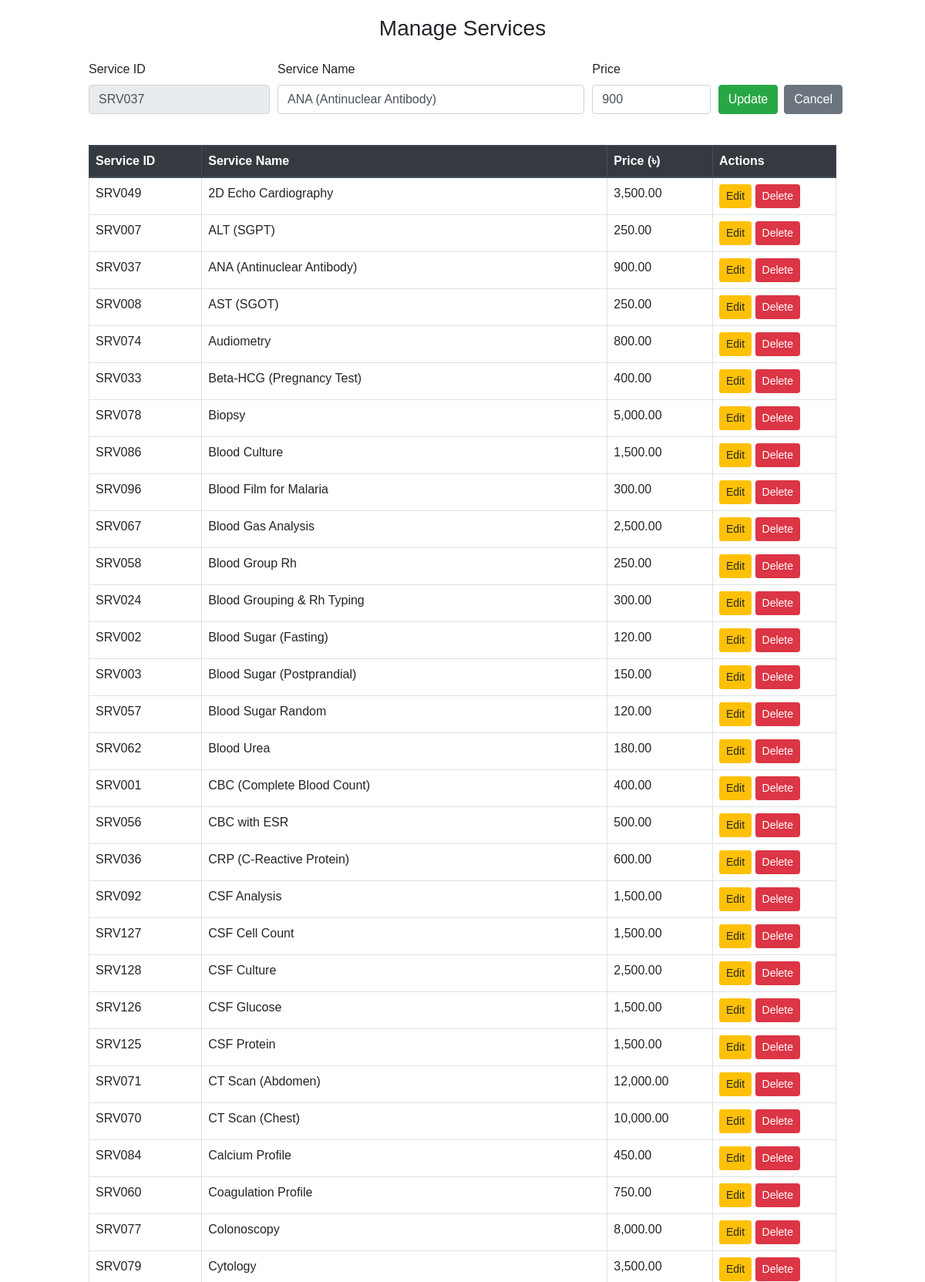
/add_services.php?edit=SRV037 (upper part), run on the app's committed database.
### tables this page shows
CREATE TABLE services (
        service_id TEXT PRIMARY KEY,
        service_name TEXT NOT NULL,
        price REAL NOT NULL
    );

### add_services.php (the view, shortened to what this page needs)
<?php
include 'db_sqlite.php';
$edit_service = null;
if (isset($_GET['edit'])) {
    $stmt = $pdo->prepare("SELECT * FROM services WHERE service_id = ?");
    $stmt->execute([$_GET['edit']]);
    $edit_service = $stmt->fetch(PDO::FETCH_ASSOC);
}
$stmt = $pdo->query("SELECT * FROM services ORDER BY service_name");
$services = $stmt->fetchAll(PDO::FETCH_ASSOC);
?>
<!DOCTYPE html>
<html>
<head>
    <link rel="stylesheet" href="https://stackpath.bootstrapcdn.com/bootstrap/4.5.2/css/bootstrap.min.css">
</head>
<body>
<div class="container">
    <h3 class="mb-4 text-center">Manage Services</h3>
    <form method="post" class="mb-4">
        <div class="form-row">
            <div class="form-group col-md-3">
                <label>Service ID</label>
                <input type="text" name="service_id" class="form-control" required
                       value="<?= $edit_service['service_id'] ?? '' ?>" <?= $edit_service ? 'readonly' : '' ?>>
            </div>
            <div class="form-group col-md-5">
                <label>Service Name</label>
                <input type="text" name="service_name" class="form-control" required
                       value="<?= $edit_service['service_name'] ?? '' ?>">
            </div>
            <div class="form-group col-md-2">
                <label>Price</label>
                <input type="number" name="price" class="form-control" step="0.01" required
                       value="<?= $edit_service['price'] ?? '' ?>">
            </div>
            <div class="form-group col-md-2 d-flex align-items-end">
                <?php if ($edit_service): ?>
                    <button type="submit" class="btn btn-success mr-2">Update</button>
                    <a href="add_services.php" class="btn btn-secondary">Cancel</a>
                <?php else: ?>
                    <button type="submit" class="btn btn-primary btn-block">Add</button>
                <?php endif ?>
            </div>
        </div>
    </form>
    <table class="table table-bordered table-sm">
        <thead class="thead-dark">
        <tr>
            <th>Service ID</th>
            <th>Service Name</th>
            <th>Price (৳)</th>
            <th width="160">Actions</th>
        </tr>
        </thead>
        <tbody>
        <?php foreach ($services as $row): ?>
            <tr>
                <td><?= htmlspecialchars($row['service_id']) ?></td>
                <td><?= htmlspecialchars($row['service_name']) ?></td>
                <td><?= number_format($row['price'], 2) ?></td>
                <td>
                    <a href="?edit=<?= urlencode($row['service_id']) ?>" class="btn btn-sm btn-warning">Edit</a>
                    <a href="?delete=<?= urlencode($row['service_id']) ?>" class="btn btn-sm btn-danger"
                       onclick="return confirm('Are you sure to delete this service?')">Delete</a>
                </td>
            </tr>
        <?php endforeach ?>
        </tbody>
    </table>
</div>
</body>
</html>

### add_services.php (style rules this page uses)
body { font-family: Arial; padding: 20px; }
.container { max-width: 1000px; }
.table th, .table td { padding: .5rem; }
.btn-sm { padding: .25rem .5rem; font-size: .875rem; }

### data on the page
services: service_id "SRV037", service_name "ANA (Antinuclear Antibody)", price "900", price "900.00"
services: service_id "SRV049", service_name "2D Echo Cardiography", price "3,500.00"
services: service_id "SRV007", service_name "ALT (SGPT)", price "250.00"
services: service_id "SRV008", service_name "AST (SGOT)", price "250.00"
services: service_id "SRV074", service_name "Audiometry", price "800.00"
services: service_id "SRV033", service_name "Beta-HCG (Pregnancy Test)", price "400.00"
services: service_id "SRV078", service_name "Biopsy", price "5,000.00"
services: service_id "SRV086", service_name "Blood Culture", price "1,500.00"
services: service_id "SRV096", service_name "Blood Film for Malaria", price "300.00"
services: service_id "SRV067", service_name "Blood Gas Analysis", price "2,500.00"
services: service_id "SRV058", service_name "Blood Group Rh", price "250.00"
services: service_id "SRV024", service_name "Blood Grouping & Rh Typing", price "300.00"
services: service_id "SRV002", service_name "Blood Sugar (Fasting)", price "120.00"
services: service_id "SRV003", service_name "Blood Sugar (Postprandial)", price "150.00"
services: service_id "SRV057", service_name "Blood Sugar Random", price "120.00"
services: service_id "SRV062", service_name "Blood Urea", price "180.00"
services: service_id "SRV001", service_name "CBC (Complete Blood Count)", price "400.00"
services: service_id "SRV056", service_name "CBC with ESR", price "500.00"
services: service_id "SRV036", service_name "CRP (C-Reactive Protein)", price "600.00"
services: service_id "SRV092", service_name "CSF Analysis", price "1,500.00"
services: service_id "SRV127", service_name "CSF Cell Count", price "1,500.00"
services: service_id "SRV128", service_name "CSF Culture", price "2,500.00"
services: service_id "SRV126", service_name "CSF Glucose", price "1,500.00"
services: service_id "SRV125", service_name "CSF Protein", price "1,500.00"
services: service_id "SRV071", service_name "CT Scan (Abdomen)", price "12,000.00"
services: service_id "SRV070", service_name "CT Scan (Chest)", price "10,000.00"
services: service_id "SRV084", service_name "Calcium Profile", price "450.00"
services: service_id "SRV060", service_name "Coagulation Profile", price "750.00"
services: service_id "SRV077", service_name "Colonoscopy", price "8,000.00"
services: service_id "SRV079", service_name "Cytology", price "3,500.00"
